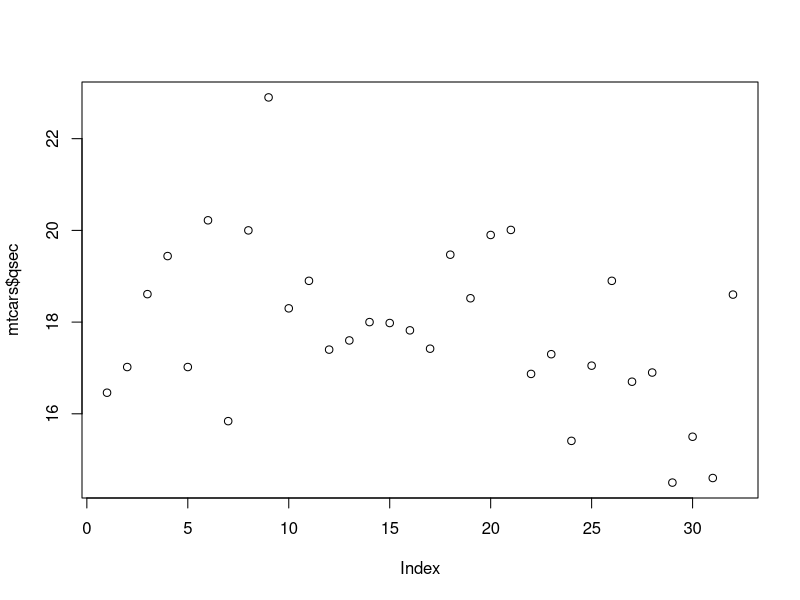
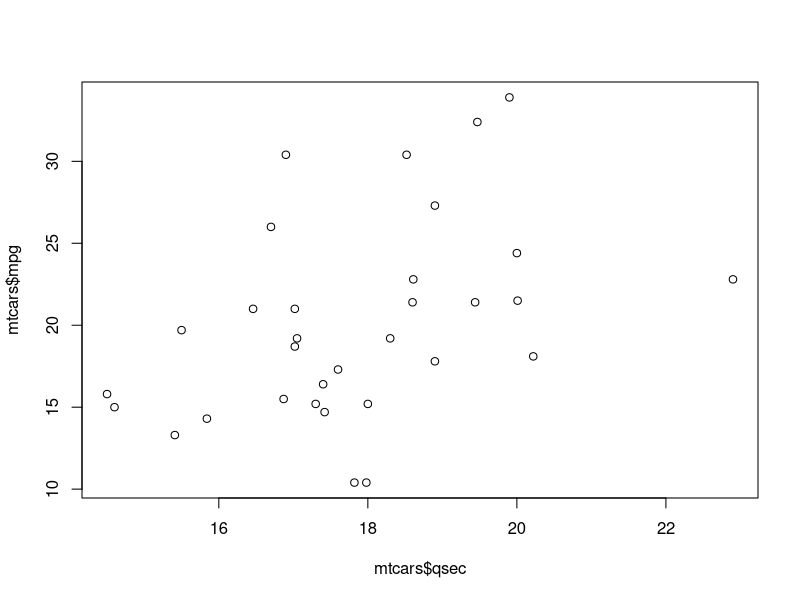
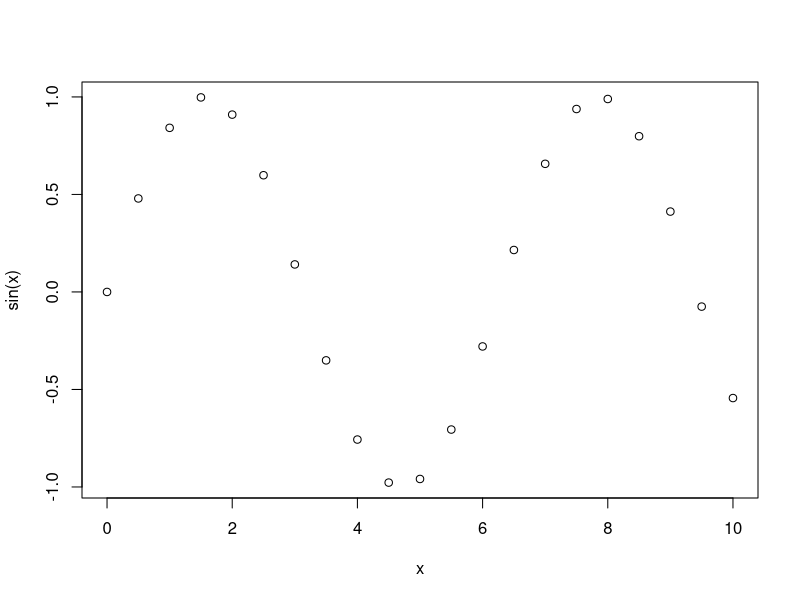
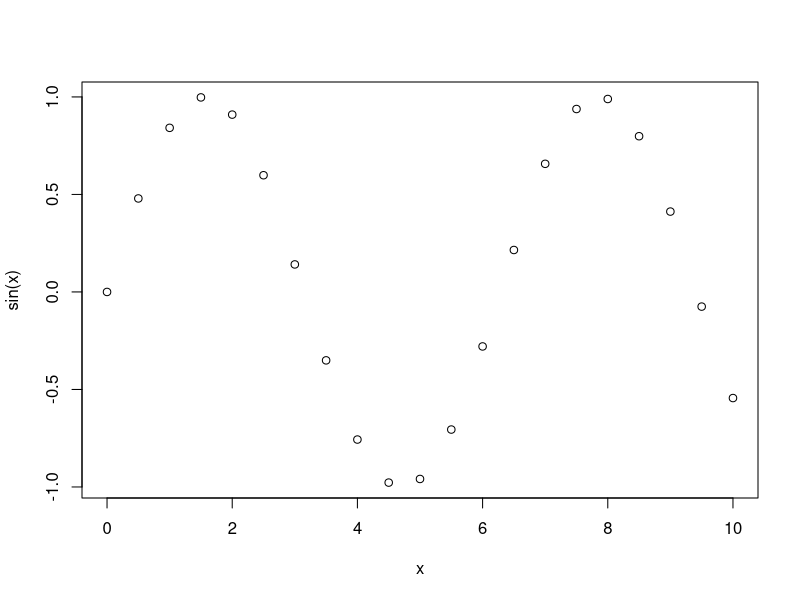
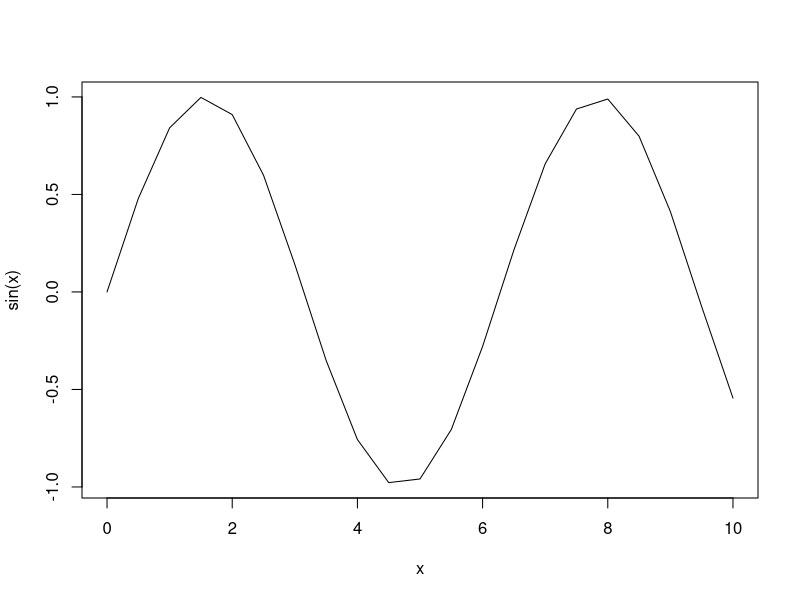
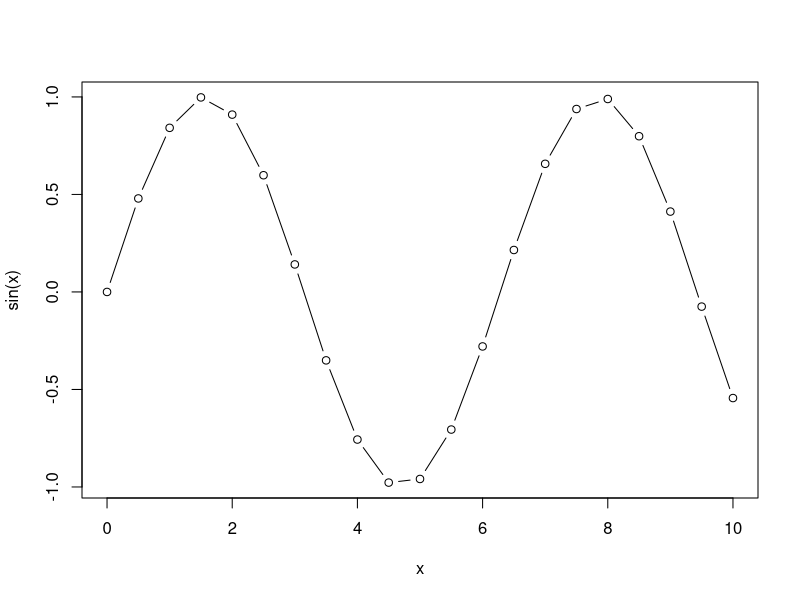
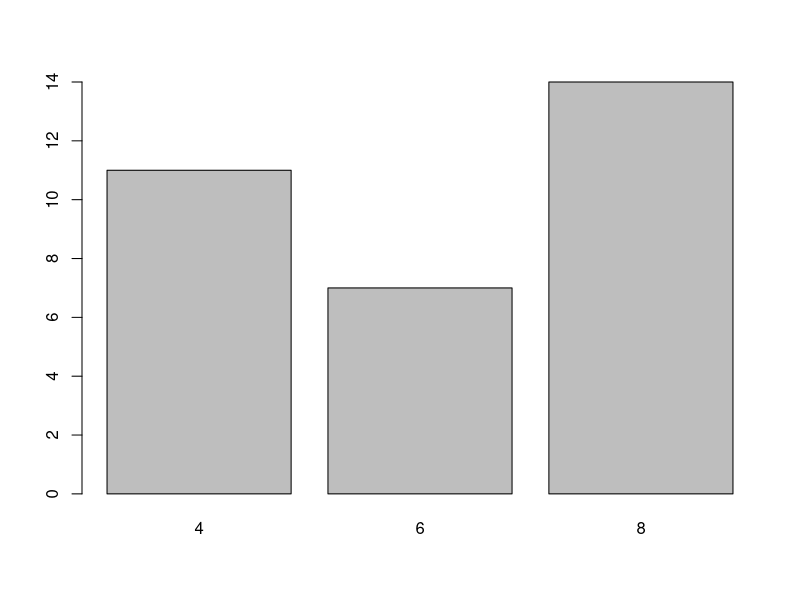
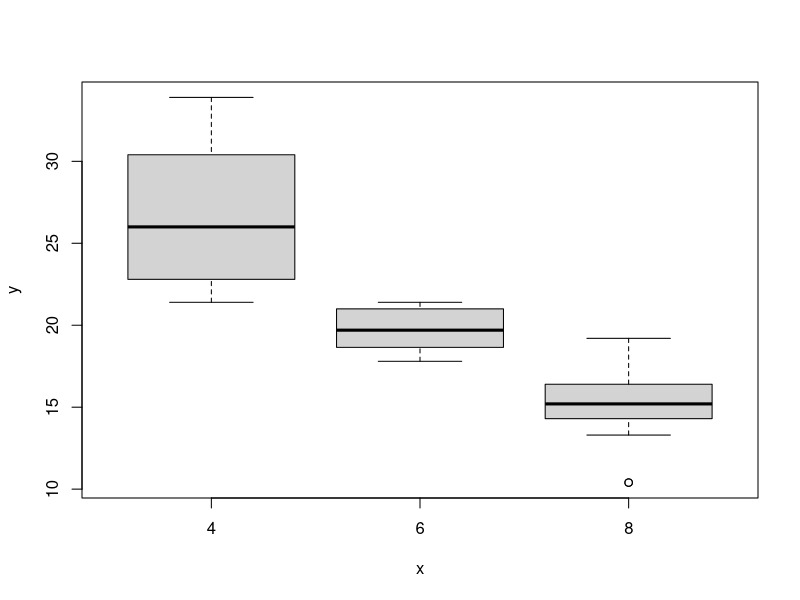

The R source for these figures, in order:
# 1) GRAFICI TRAMITE FUNZIONE GENERICA PLOT()

# La funzione generica per disegnare plot di vario tipo è la funzione plot()

#Dataframe di esempio: "mtcars" che contiene dati su consumi, design e performance di 32 automobili
mtcars

#Funzione plot() con un solo parametro vettore numerico: scatter plot o grafico di dispersione
#Sull'asse x si trovano le posizioni degli elementi del vettore
mtcars$qsec
plot(mtcars$qsec)

#Funzione plot() con due vettori numerici: scatter plot
mtcars$mpg
plot(mtcars$qsec, mtcars$mpg)
#Di default con vettori numerici plot() produce grafici con punti
#Per disegnare grafici con linee e/o punti occorre impostare il parametro "type"
x <- seq(0,10,0.5)
#Grafico a punti
plot(x,sin(x))
plot(x,sin(x),type="p")
#Grafico a linee
plot(x,sin(x),type="l")
#Grafico a linee e punti
plot(x,sin(x),type="b")

#Funzione plot() con un solo parametro factor: grafico a barre
#Ogni barra indica il numero di volte che un livello (categoria) è presente nel vettore factor
mtcars$cyl
factor(mtcars$cyl)
plot(factor(mtcars$cyl))

#Funzione plot() con due parametri, un factor e un vettore numerico: boxplot o grafico a scatole e baffi
#Produce una serie di boxplot, uno per ogni livello (categoria) del factor
plot(factor(mtcars$cyl),mtcars$mpg)


# 2) PERSONALIZZAZIONE DI UN PLOT

#Modifica delle impostazioni di visualizzazione di un plot tramite i parametri di plot()
x
#Parametro "type": tipo di linea ("l"=solo linee, "p"=solo punti, "b"=punti e linee)
plot(x,sin(x),type="b")
#Parametro "col": colore del grafico
plot(x,sin(x),type="b",col="red")
#Parametro "pch": tipo di punto (ad es. pallino vuoto, pallino pieno, asterisco)
plot(x,sin(x),type="b",col="red",pch="*")
#Parametro "lty": tipo di linea (ad es. "dashed"=tratteggiata, "solid"=continua)
plot(x,sin(x),type="b",col="red",pch="*",lty="dashed")
#Parametro "lwd": spessore del grafico
plot(x,sin(x),type="b",col="red",pch="*",lty="dashed", lwd=2)
#Parametri "xlab" e "ylab": nomi degli assi
plot(x,sin(x),type="b",col="red",pch="*",lty="dashed", lwd=2, xlab="Tempo", ylab="Seno")
#Parametri "xlim" e "ylim": vettori contenenti minimo e massimo valore da riportare sugli assi x e y
plot(x,sin(x),type="b",col="red",pch="*",lty="dashed", lwd=2, xlab="Tempo", ylab="Seno",
     ylim=c(-2,2))
#Parametro "main": titolo del grafico
plot(x,sin(x),type="b",col="red",pch="*",lty="dashed", lwd=2, xlab="Tempo", ylab="Seno",
     ylim=c(-2,2),main="Funzione seno")


# 3) SOVRAPPOSIZIONE DI GRAFICI

#Sovrapporre grafici a punti e/o linee a grafici già esistenti
#Funzione lines(): sovrappone un grafico a punti
plot(x,sin(x),type="b",col="red",pch="*",lty="dashed", lwd=2, xlab="Tempo", 
     ylab="Seno",main="Funzione seno")
lines(x,cos(x),col="blue")
#Funzione points(): sovrappone un grafico a punti
points(x-1,sin(x),col="magenta")
#Se si vuole sovrapporre un grafico a linee e punti occorre impostare il parametro "type" a partire da lines() o points()
points(x-1,sin(x),col="magenta",type="b")


# 4) GRAFICI TRAMITE FUNZIONI SPECIFICHE

#Funzione hist(): istogramma con le frequenze dei valori di un vettore
hist(sample(0:100,1000,replace=T))
#Parametro "breaks": numero di barre da visualizzare
hist(sample(0:100,1000,replace=T),breaks=50)
#Parametro "probability": tratta le frequenze come frequenze relative o percentuali (valori tra 0 e 1)
hist(sample(0:100,1000,replace=T),breaks=50,probability=T)

#Funzione pie(): grafico a torta a partire da un vettore di frequenze
mtcars$cyl
table(mtcars$cyl)
pie(table(mtcars$cyl))
#Parametro "col": modifica i colori dei settori
pie(table(mtcars$cyl),col=c("red","green","blue"))
#Parametro "labels": modifica le etichette dei settori
pie(table(mtcars$cyl),col=c("red","green","blue"),labels=c("cyl=4","cyl=6","cyl=8"))

#Funzione barplot(): grafico a barre a partire da un vettore di frequenze
table(mtcars$cyl)
barplot(table(mtcars$cyl))
#Parametro "horiz": visualizza le barre in orizzontale
barplot(table(mtcars$cyl),horiz=T)
#Parametro "col": modifica i colori delle barre
barplot(table(mtcars$cyl),col=c("red","green","blue"))
#Parametro "names.arg": modifica i nomi sull'asse x
barplot(table(mtcars$cyl),col=c("red","green","blue"),names.arg = c("cyl=4","cyl=6","cyl=8"))
#Funzione barplot() con due vettori: grafico a barre raggruppate
#Esempio: plottare il numero di macchine per ogni valore di cilindrata ("cyl") e per ogni numero di marce ("gear")
#La funzione table() con due vettori restituisce il numero di elementi per ogni combinazione di valori dei due vettori
table(mtcars$cyl,mtcars$gear)
#Grafico a barre raggruppato e impilato (barre una sopra l'altra)
barplot(table(mtcars$cyl,mtcars$gear))
barplot(table(mtcars$cyl,mtcars$gear),col=c("red","green","blue"),names.arg = c("gear=3","gear=4","gear=5"))
#Parametro "beside": affianca le barre in un grafico a barre raggruppato
barplot(table(mtcars$cyl,mtcars$gear),col=c("red","green","blue"),names.arg = c("gear=3","gear=4","gear=5"),beside=T)

#Funzione boxplot(): boxplot o grafico a scatole e baffi
#Il primo parametro "formula" descrive cosa si vuole plottare e in funzione di cosa
#Il secondo parametro è il dataframe da cui sono prese le colonne indicate nella formula
boxplot(formula=mpg ~ cyl, data=mtcars)
#Parametro "names": modifica i nomi sull'asse x
boxplot(formula=mpg ~ cyl, data=mtcars, names=c("cyl=4","cyl=6","cyl=8"))


# 5) AGGIUNTA DELLA LEGENDA

#Funzione legend(): aggiunge la legenda al grafico (va aggiunta dopo aver creato il plot)
#Parametri da specificare
#Parametro "legend": voci della legenda
#Parametro "x": posizione della legenda (es. "topright", "bottom")
#Parametro "pch": tipi di punti (se presenti) associati alle voci della legenda (solo per grafici a linee e punti)
#Parametri "lty": tipi di linee associate alle voci della legenda (solo per grafici a linee e punti)
#Parametro "col": colori delle linee associate alle voci della legenda (solo per grafici a linee e punti)
#Parametro "fill": colori di riempimento (solo per boxplot, grafici a barre e grafici a torta)

#Esempio: grafici a linee e punti sovrapposti
plot(x,sin(x),type="b",col="red",pch="*",lty="dashed", lwd=2, xlab="Tempo", 
     ylab="Seno",main="Funzione seno")
lines(x,cos(x),col="blue")
legend(legend=c("sin","cos"),x="bottomleft",pch=c("*",""),lty=c("dashed","solid"),
       col=c("red","blue"))

#Esempio: grafico a torta
pie(table(mtcars$cyl),col=c("red","green","blue"),labels=c("cyl=4","cyl=6","cyl=8"))
legend(x="topright",legend=c("cyl=4","cyl=6","cyl=8"),fill=c("red","green","blue"))

#Esempio: grafico a barre raggruppato
barplot(table(mtcars$cyl,mtcars$gear),col=c("red","green","blue"),names.arg = c("gear=3","gear=4","gear=5"),beside=T)
legend(x="topright",legend=c("cyl=4","cyl=6","cyl=8"),fill=c("red","green","blue"))


# 6) SALVATAGGIO DI UN PLOT SU FILE

#Passo 1: selezionare l'estensione del file tramite la funzione opportuna (es. pdf(), jpeg(), png())
#Il primo parametro è il nome del file
#I parametri "width" e "height" consentono di impostare le dimensioni dell'immagine
jpeg("plot.jpg",width=600,height=400)

#Passo 2: creare il plot (tramite plot() o una delle funzioni specifiche)
plot(mtcars$qsec)

#Passo 3: chiudere la connessione al file tramite la funzione dev.off()
dev.off()

